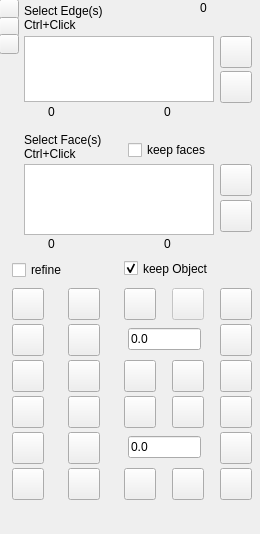
<?xml version="1.0" encoding="UTF-8"?>
<ui version="4.0">
 <class>DockWidget</class>
 <widget class="QDockWidget" name="DockWidget">
  <property name="geometry">
   <rect>
    <x>0</x>
    <y>0</y>
    <width>260</width>
    <height>534</height>
   </rect>
  </property>
  <property name="windowIcon">
   <iconset>
    <normaloff>icons-new/Center-Align.png</normaloff>icons-new/Center-Align.png</iconset>
  </property>
  <property name="toolTip">
   <string notr="true">Defeaturing tools</string>
  </property>
  <property name="layoutDirection">
   <enum>Qt::LeftToRight</enum>
  </property>
  <property name="features">
   <set>QDockWidget::AllDockWidgetFeatures</set>
  </property>
  <property name="allowedAreas">
   <set>Qt::LeftDockWidgetArea|Qt::RightDockWidgetArea</set>
  </property>
  <property name="windowTitle">
   <string notr="true" extracomment="Defeaturing tools">Defeaturing Tools</string>
  </property>
  <widget class="QWidget" name="dockWidgetContents">
   <widget class="QPushButton" name="PB_RHoles">
    <property name="geometry">
     <rect>
      <x>12</x>
      <y>288</y>
      <width>32</width>
      <height>32</height>
     </rect>
    </property>
    <property name="toolTip">
     <string notr="true">remove Hole from Face</string>
    </property>
    <property name="text">
     <string notr="true"/>
    </property>
   </widget>
   <widget class="QPushButton" name="PB_Edges">
    <property name="geometry">
     <rect>
      <x>220</x>
      <y>36</y>
      <width>32</width>
      <height>32</height>
     </rect>
    </property>
    <property name="toolTip">
     <string notr="true">add selected Edges to List</string>
    </property>
    <property name="text">
     <string notr="true"/>
    </property>
   </widget>
   <widget class="QPlainTextEdit" name="TE_Faces">
    <property name="geometry">
     <rect>
      <x>24</x>
      <y>164</y>
      <width>190</width>
      <height>71</height>
     </rect>
    </property>
    <property name="toolTip">
     <string notr="true">List of Face(s)</string>
    </property>
   </widget>
   <widget class="QCheckBox" name="checkBox_keep_original">
    <property name="geometry">
     <rect>
      <x>124</x>
      <y>252</y>
      <width>110</width>
      <height>33</height>
     </rect>
    </property>
    <property name="toolTip">
     <string notr="true">keep the original object</string>
    </property>
    <property name="text">
     <string notr="true">keep Object</string>
    </property>
    <property name="checked">
     <bool>true</bool>
    </property>
   </widget>
   <widget class="QLabel" name="InfoLabel">
    <property name="geometry">
     <rect>
      <x>24</x>
      <y>0</y>
      <width>196</width>
      <height>36</height>
     </rect>
    </property>
    <property name="text">
     <string notr="true">Select Edge(s)
Ctrl+Click</string>
    </property>
   </widget>
   <widget class="QPlainTextEdit" name="TE_Edges">
    <property name="enabled">
     <bool>true</bool>
    </property>
    <property name="geometry">
     <rect>
      <x>24</x>
      <y>36</y>
      <width>190</width>
      <height>66</height>
     </rect>
    </property>
    <property name="toolTip">
     <string notr="true">List of Edge(s)</string>
    </property>
    <property name="plainText">
     <string notr="true"/>
    </property>
   </widget>
   <widget class="QPushButton" name="PB_Faces">
    <property name="geometry">
     <rect>
      <x>220</x>
      <y>164</y>
      <width>32</width>
      <height>32</height>
     </rect>
    </property>
    <property name="toolTip">
     <string notr="true">add selected Faces to List</string>
    </property>
    <property name="text">
     <string notr="true"/>
    </property>
   </widget>
   <widget class="QPushButton" name="PB_Edges_Clear">
    <property name="geometry">
     <rect>
      <x>220</x>
      <y>71</y>
      <width>32</width>
      <height>32</height>
     </rect>
    </property>
    <property name="toolTip">
     <string notr="true">clear List</string>
    </property>
    <property name="text">
     <string notr="true"/>
    </property>
   </widget>
   <widget class="QPushButton" name="PB_Faces_Clear">
    <property name="geometry">
     <rect>
      <x>220</x>
      <y>200</y>
      <width>32</width>
      <height>32</height>
     </rect>
    </property>
    <property name="toolTip">
     <string notr="true">clear List</string>
    </property>
    <property name="text">
     <string notr="true"/>
    </property>
   </widget>
   <widget class="QLabel" name="Edge_Nbr">
    <property name="geometry">
     <rect>
      <x>48</x>
      <y>104</y>
      <width>53</width>
      <height>16</height>
     </rect>
    </property>
    <property name="text">
     <string notr="true">0</string>
    </property>
   </widget>
   <widget class="QLabel" name="Face_Nbr">
    <property name="geometry">
     <rect>
      <x>48</x>
      <y>236</y>
      <width>53</width>
      <height>16</height>
     </rect>
    </property>
    <property name="text">
     <string notr="true">0</string>
    </property>
   </widget>
   <widget class="QLabel" name="label">
    <property name="geometry">
     <rect>
      <x>24</x>
      <y>124</y>
      <width>177</width>
      <height>45</height>
     </rect>
    </property>
    <property name="text">
     <string notr="true">Select Face(s)
Ctrl+Click</string>
    </property>
   </widget>
   <widget class="QCheckBox" name="checkBox_Refine">
    <property name="geometry">
     <rect>
      <x>12</x>
      <y>260</y>
      <width>89</width>
      <height>20</height>
     </rect>
    </property>
    <property name="toolTip">
     <string notr="true">refine the resulting solid
after the operation </string>
    </property>
    <property name="text">
     <string notr="true">refine</string>
    </property>
    <property name="checked">
     <bool>false</bool>
    </property>
   </widget>
   <widget class="QCheckBox" name="checkBox_keep_faces">
    <property name="geometry">
     <rect>
      <x>128</x>
      <y>140</y>
      <width>100</width>
      <height>20</height>
     </rect>
    </property>
    <property name="toolTip">
     <string notr="true">keep construction faces</string>
    </property>
    <property name="text">
     <string notr="true">keep faces</string>
    </property>
   </widget>
   <widget class="QPushButton" name="PB_RFaces">
    <property name="geometry">
     <rect>
      <x>68</x>
      <y>288</y>
      <width>32</width>
      <height>32</height>
     </rect>
    </property>
    <property name="toolTip">
     <string notr="true">remove 'in List' Faces</string>
    </property>
    <property name="text">
     <string notr="true"/>
    </property>
   </widget>
   <widget class="QPushButton" name="PB_AFaces">
    <property name="geometry">
     <rect>
      <x>124</x>
      <y>288</y>
      <width>32</width>
      <height>32</height>
     </rect>
    </property>
    <property name="toolTip">
     <string notr="true">add Faces from 'in List' Edges</string>
    </property>
    <property name="text">
     <string notr="true"/>
    </property>
   </widget>
   <widget class="QPushButton" name="PB_makeShell">
    <property name="geometry">
     <rect>
      <x>12</x>
      <y>360</y>
      <width>32</width>
      <height>32</height>
     </rect>
    </property>
    <property name="toolTip">
     <string notr="true">make Solid from in list Faces</string>
    </property>
    <property name="text">
     <string notr="true"/>
    </property>
   </widget>
   <widget class="QPushButton" name="PB_makeShell_2">
    <property name="geometry">
     <rect>
      <x>68</x>
      <y>360</y>
      <width>32</width>
      <height>32</height>
     </rect>
    </property>
    <property name="toolTip">
     <string notr="true">make Solid from the Faces
of the selected Objects</string>
    </property>
    <property name="text">
     <string notr="true"/>
    </property>
   </widget>
   <widget class="QPushButton" name="PB_check_TypeId">
    <property name="geometry">
     <rect>
      <x>124</x>
      <y>468</y>
      <width>32</width>
      <height>32</height>
     </rect>
    </property>
    <property name="font">
     <font>
      <weight>50</weight>
      <italic>false</italic>
      <bold>false</bold>
      <underline>false</underline>
     </font>
    </property>
    <property name="toolTip">
     <string notr="true">show/hide TypeId of the Shape</string>
    </property>
    <property name="text">
     <string notr="true"/>
    </property>
   </widget>
   <widget class="QLabel" name="Obj_Nbr">
    <property name="geometry">
     <rect>
      <x>164</x>
      <y>104</y>
      <width>53</width>
      <height>16</height>
     </rect>
    </property>
    <property name="text">
     <string notr="true">0</string>
    </property>
   </widget>
   <widget class="QLabel" name="Obj_Nbr_2">
    <property name="geometry">
     <rect>
      <x>164</x>
      <y>236</y>
      <width>53</width>
      <height>16</height>
     </rect>
    </property>
    <property name="text">
     <string notr="true">0</string>
    </property>
   </widget>
   <widget class="QPushButton" name="PB_AEdges">
    <property name="geometry">
     <rect>
      <x>220</x>
      <y>288</y>
      <width>32</width>
      <height>32</height>
     </rect>
    </property>
    <property name="toolTip">
     <string notr="true">create a copy of the 'in List' Edges</string>
    </property>
    <property name="text">
     <string notr="true"/>
    </property>
   </widget>
   <widget class="QPushButton" name="PB_showEdgeList">
    <property name="geometry">
     <rect>
      <x>12</x>
      <y>396</y>
      <width>32</width>
      <height>32</height>
     </rect>
    </property>
    <property name="toolTip">
     <string notr="true">show 'in List' Edge(s)</string>
    </property>
    <property name="text">
     <string notr="true"/>
    </property>
   </widget>
   <widget class="QPushButton" name="PB_showFaceList">
    <property name="geometry">
     <rect>
      <x>68</x>
      <y>396</y>
      <width>32</width>
      <height>32</height>
     </rect>
    </property>
    <property name="toolTip">
     <string notr="true">show 'in List' Face(s)</string>
    </property>
    <property name="text">
     <string notr="true"/>
    </property>
   </widget>
   <widget class="QPushButton" name="PB_Refine">
    <property name="geometry">
     <rect>
      <x>124</x>
      <y>396</y>
      <width>32</width>
      <height>32</height>
     </rect>
    </property>
    <property name="toolTip">
     <string notr="true">refine</string>
    </property>
    <property name="text">
     <string notr="true"/>
    </property>
   </widget>
   <widget class="QPushButton" name="PB_RefineParametric">
    <property name="geometry">
     <rect>
      <x>220</x>
      <y>396</y>
      <width>32</width>
      <height>32</height>
     </rect>
    </property>
    <property name="toolTip">
     <string notr="true">parametric Refine</string>
    </property>
    <property name="text">
     <string notr="true"/>
    </property>
   </widget>
   <widget class="QPushButton" name="PB_CFaces">
    <property name="geometry">
     <rect>
      <x>12</x>
      <y>324</y>
      <width>32</width>
      <height>32</height>
     </rect>
    </property>
    <property name="toolTip">
     <string notr="true">copy Faces from 'in List' Edges</string>
    </property>
    <property name="text">
     <string notr="true"/>
    </property>
   </widget>
   <widget class="QPushButton" name="PB_TFace">
    <property name="geometry">
     <rect>
      <x>68</x>
      <y>324</y>
      <width>32</width>
      <height>32</height>
     </rect>
    </property>
    <property name="toolTip">
     <string notr="true">copy Faces from 'in List' Edges</string>
    </property>
    <property name="text">
     <string notr="true"/>
    </property>
   </widget>
   <widget class="QLineEdit" name="offset_input">
    <property name="geometry">
     <rect>
      <x>128</x>
      <y>328</y>
      <width>73</width>
      <height>22</height>
     </rect>
    </property>
    <property name="toolTip">
     <string notr="true">Face offset to apply</string>
    </property>
    <property name="text">
     <string notr="true">0.0</string>
    </property>
   </widget>
   <widget class="QPushButton" name="PB_TEdge">
    <property name="geometry">
     <rect>
      <x>220</x>
      <y>324</y>
      <width>32</width>
      <height>32</height>
     </rect>
    </property>
    <property name="toolTip">
     <string notr="true">copy Faces from 'in List' Edges</string>
    </property>
    <property name="text">
     <string notr="true"/>
    </property>
   </widget>
   <widget class="QPushButton" name="PB_close">
    <property name="geometry">
     <rect>
      <x>-1</x>
      <y>-1</y>
      <width>20</width>
      <height>20</height>
     </rect>
    </property>
    <property name="toolTip">
     <string notr="true">add selected Edges to List</string>
    </property>
    <property name="text">
     <string notr="true"/>
    </property>
   </widget>
   <widget class="QLabel" name="Version">
    <property name="geometry">
     <rect>
      <x>200</x>
      <y>0</y>
      <width>53</width>
      <height>16</height>
     </rect>
    </property>
    <property name="text">
     <string notr="true">0</string>
    </property>
   </widget>
   <widget class="QPushButton" name="PB_left">
    <property name="geometry">
     <rect>
      <x>-1</x>
      <y>17</y>
      <width>20</width>
      <height>20</height>
     </rect>
    </property>
    <property name="toolTip">
     <string notr="true">dock left</string>
    </property>
    <property name="text">
     <string notr="true"/>
    </property>
   </widget>
   <widget class="QPushButton" name="PB_right">
    <property name="geometry">
     <rect>
      <x>-1</x>
      <y>34</y>
      <width>20</width>
      <height>20</height>
     </rect>
    </property>
    <property name="toolTip">
     <string notr="true">dock right</string>
    </property>
    <property name="text">
     <string notr="true"/>
    </property>
   </widget>
   <widget class="QPushButton" name="PB_makeEdge">
    <property name="geometry">
     <rect>
      <x>12</x>
      <y>468</y>
      <width>32</width>
      <height>32</height>
     </rect>
    </property>
    <property name="toolTip">
     <string notr="true">make Edge from selected Vertexes</string>
    </property>
    <property name="text">
     <string notr="true"/>
    </property>
   </widget>
   <widget class="QPushButton" name="PB_expSTEP">
    <property name="geometry">
     <rect>
      <x>124</x>
      <y>360</y>
      <width>32</width>
      <height>32</height>
     </rect>
    </property>
    <property name="toolTip">
     <string notr="true">make Solid from the Faces
of the selected Objects</string>
    </property>
    <property name="text">
     <string notr="true"/>
    </property>
   </widget>
   <widget class="QPushButton" name="PB_PartDefeaturing">
    <property name="enabled">
     <bool>false</bool>
    </property>
    <property name="geometry">
     <rect>
      <x>172</x>
      <y>288</y>
      <width>32</width>
      <height>32</height>
     </rect>
    </property>
    <property name="toolTip">
     <string notr="true">show 'in List' Edge(s)</string>
    </property>
    <property name="text">
     <string notr="true"/>
    </property>
   </widget>
   <widget class="QPushButton" name="PB_CleaningFaces">
    <property name="geometry">
     <rect>
      <x>220</x>
      <y>360</y>
      <width>32</width>
      <height>32</height>
     </rect>
    </property>
    <property name="toolTip">
     <string notr="true">clean Face(s) removing
holes and merging Outwire</string>
    </property>
    <property name="text">
     <string notr="true"/>
    </property>
   </widget>
   <widget class="QPushButton" name="PB_checkS">
    <property name="geometry">
     <rect>
      <x>12</x>
      <y>432</y>
      <width>32</width>
      <height>32</height>
     </rect>
    </property>
    <property name="toolTip">
     <string notr="true">show 'in List' Edge(s)</string>
    </property>
    <property name="text">
     <string notr="true"/>
    </property>
   </widget>
   <widget class="QLineEdit" name="tolerance_value">
    <property name="geometry">
     <rect>
      <x>128</x>
      <y>436</y>
      <width>73</width>
      <height>22</height>
     </rect>
    </property>
    <property name="toolTip">
     <string notr="true">Face offset to apply</string>
    </property>
    <property name="text">
     <string notr="true">0.0</string>
    </property>
   </widget>
   <widget class="QPushButton" name="PB_setTol">
    <property name="geometry">
     <rect>
      <x>220</x>
      <y>432</y>
      <width>32</width>
      <height>32</height>
     </rect>
    </property>
    <property name="toolTip">
     <string notr="true">copy Faces from 'in List' Edges</string>
    </property>
    <property name="text">
     <string notr="true"/>
    </property>
   </widget>
   <widget class="QPushButton" name="PB_getTol">
    <property name="geometry">
     <rect>
      <x>68</x>
      <y>432</y>
      <width>32</width>
      <height>32</height>
     </rect>
    </property>
    <property name="toolTip">
     <string notr="true">copy Faces from 'in List' Edges</string>
    </property>
    <property name="text">
     <string notr="true"/>
    </property>
   </widget>
   <widget class="QPushButton" name="PB_sewS">
    <property name="geometry">
     <rect>
      <x>220</x>
      <y>468</y>
      <width>32</width>
      <height>32</height>
     </rect>
    </property>
    <property name="toolTip">
     <string notr="true">copy Faces from 'in List' Edges</string>
    </property>
    <property name="text">
     <string notr="true"/>
    </property>
   </widget>
   <widget class="QPushButton" name="PB_RHhelp">
    <property name="geometry">
     <rect>
      <x>172</x>
      <y>468</y>
      <width>32</width>
      <height>32</height>
     </rect>
    </property>
    <property name="toolTip">
     <string notr="true">Help</string>
    </property>
    <property name="text">
     <string notr="true"/>
    </property>
   </widget>
   <widget class="QPushButton" name="PB_Connect">
    <property name="geometry">
     <rect>
      <x>172</x>
      <y>360</y>
      <width>32</width>
      <height>32</height>
     </rect>
    </property>
    <property name="toolTip">
     <string notr="true">connect</string>
    </property>
    <property name="text">
     <string notr="true"/>
    </property>
   </widget>
   <widget class="QPushButton" name="PB_SimpleCopy">
    <property name="geometry">
     <rect>
      <x>172</x>
      <y>396</y>
      <width>32</width>
      <height>32</height>
     </rect>
    </property>
    <property name="toolTip">
     <string notr="true">simple copy</string>
    </property>
    <property name="text">
     <string notr="true"/>
    </property>
   </widget>
   <widget class="QPushButton" name="PB_resetPlacement">
    <property name="geometry">
     <rect>
      <x>68</x>
      <y>468</y>
      <width>32</width>
      <height>32</height>
     </rect>
    </property>
    <property name="toolTip">
     <string notr="true">reset Placement</string>
    </property>
    <property name="text">
     <string notr="true"/>
    </property>
   </widget>
  </widget>
 </widget>
 <resources/>
 <connections/>
 <designerdata>
  <property name="gridDeltaX">
   <number>4</number>
  </property>
  <property name="gridDeltaY">
   <number>4</number>
  </property>
  <property name="gridSnapX">
   <bool>true</bool>
  </property>
  <property name="gridSnapY">
   <bool>true</bool>
  </property>
  <property name="gridVisible">
   <bool>true</bool>
  </property>
 </designerdata>
</ui>
